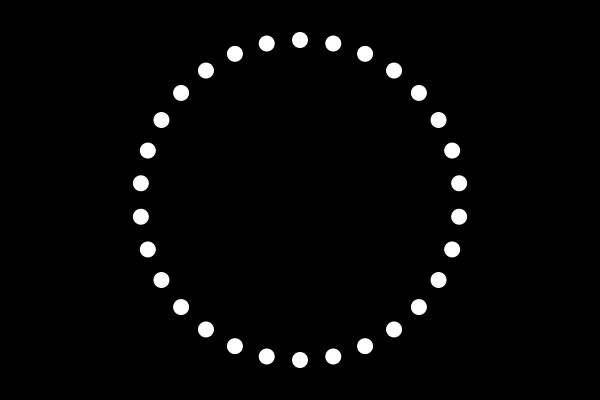
Frame 1 (no input)
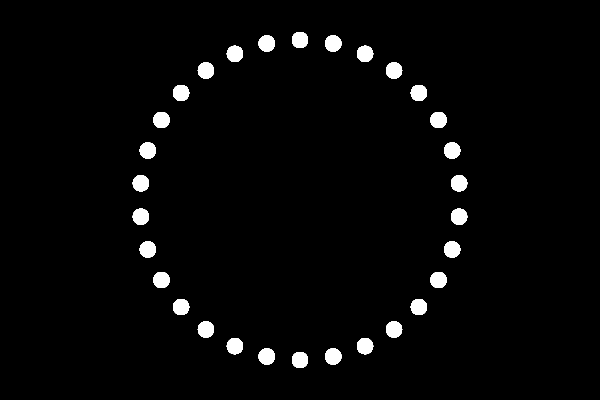
Frame 60 (the mouse pressed at the canvas centre just before this capture)
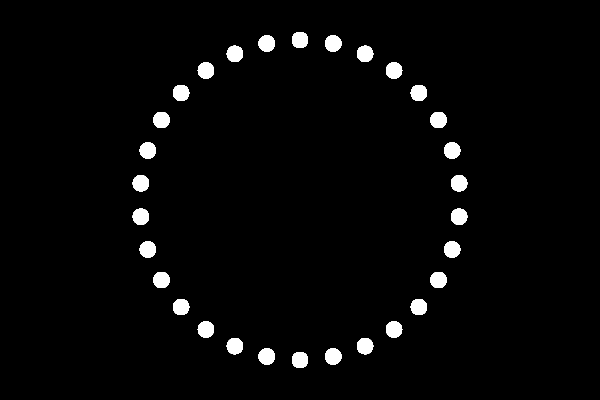
Frame 120 (the mouse held since frame 60 and released just before this capture)

The Processing sketch that drew these frames (run headless with seeded random() and noise(); from frame 60 on, the mouse is pressed at the canvas centre):

// Processing sketch: mySketch
// ── mySketch.pde
void setup(){
	size(600,400);
	background(0);
	noStroke();
	smooth();
}

void draw(){
  int radius = 160;
  for (int deg = 0; deg < 360; deg += 12) {
    float angle = radians(deg);
	  float x = width/2 + (sin(angle) * radius);
    float y = height/2 + (cos(angle) * radius);
	  ellipse(x, y, 16, 16);
  }
}


// Usando translate
/* 
void setup(){
  size(600,400);
  background(0);
  noStroke();
  smooth();
}

void draw(){
  int radius = 160;
  //translate(width/2, height/2);
  
  for (int deg = 0; deg < 360; deg += 12) {
    float angle = radians(deg);
    float x = width/2 + (sin(angle) * radius);
    float y = height/2 + (cos(angle) * radius);
    
    
    float x = sin(angle) * radius;
    float y = cos(angle) * radius;
    ellipse(x, y, 16, 16);
  }
}
*/
